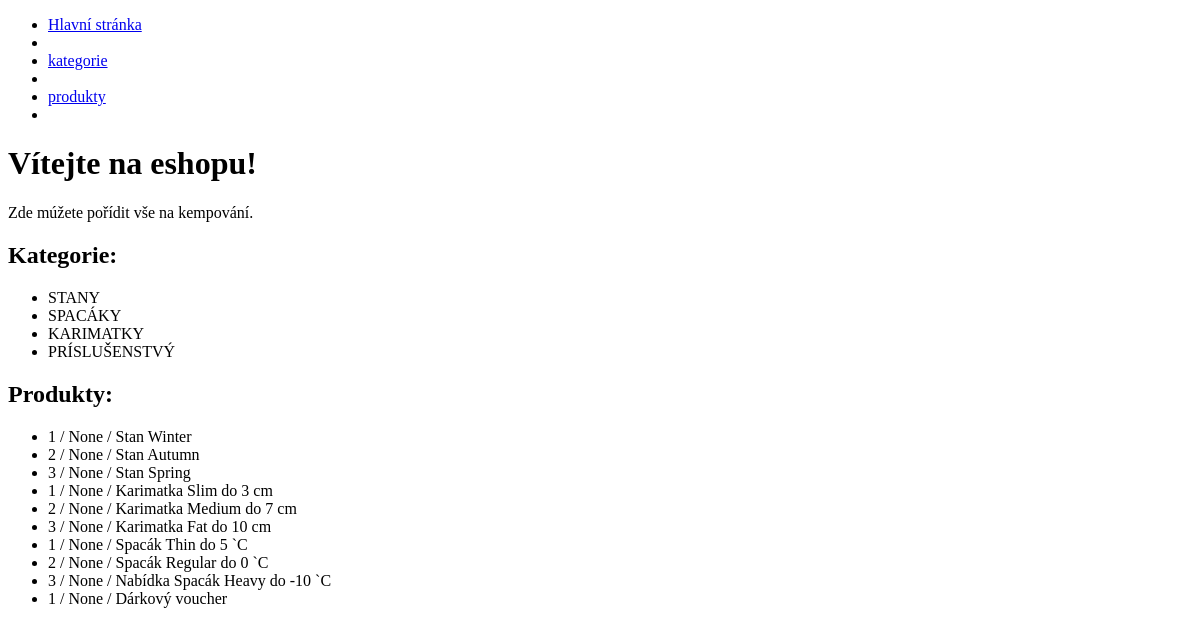
The app's page /, older data.
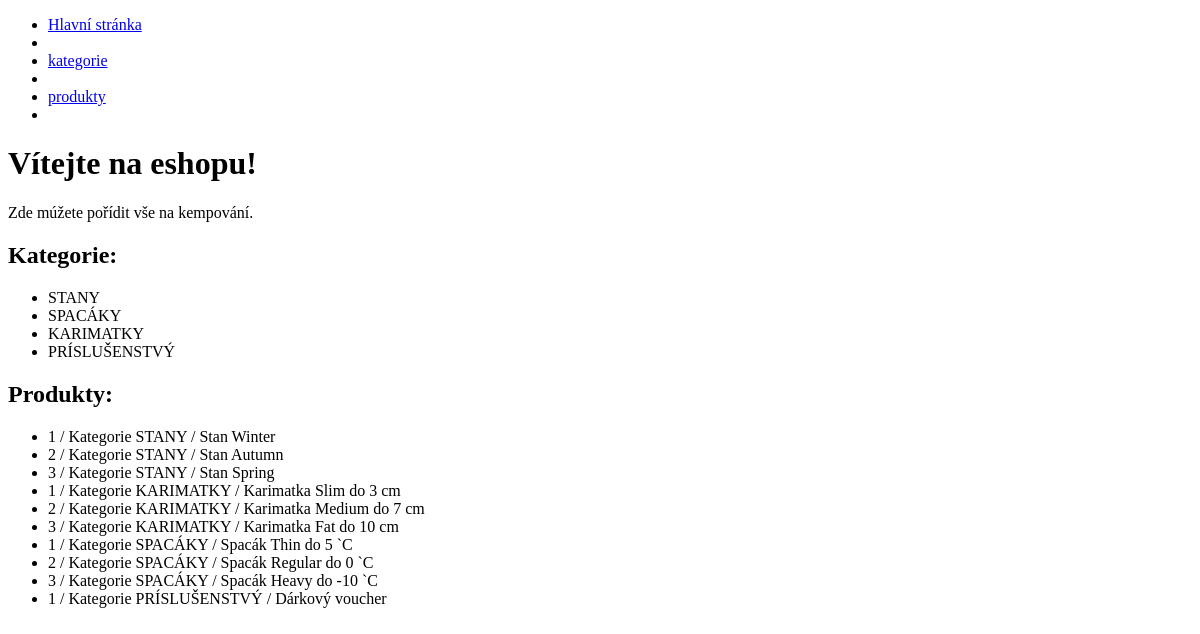
The same page, newer data.
### viewer/models.py (models this page shows, shortened)
class Categorie(models.Model):
    name = models.CharField(max_length=30)
    def __str__(self):
        return f"Kategorie {self.name}"

class Product(models.Model):
    name = models.CharField(max_length=30)
    weight = models.IntegerField()
    price = models.IntegerField()
    brand = models.CharField(max_length=300)
    category_ID = models.IntegerField()
    products_of_categories = models.ForeignKey(Categorie, on_delete=models.DO_NOTHING, null=True)

### viewer/views.py (the view)
# urls.py: path('', MainPageView.as_view(), name='main'),
class MainPageView(TemplateView):
    template_name = 'main.html'
    extra_context = {
    "all_categories": Categorie.objects.all(),
    "all_products": Product.objects.all()
    }

### viewer/templates/main.html
    {% extends 'base.html' %}
    {% block content %}
    <h1>Vítejte na eshopu!</h1>
    <p>Zde múžete pořídit vše na kempování.</p>
    <h2>Kategorie:</h2>
    <ul>
        {% for categorie in all_categories %}
            <li>{{ categorie.name }}</li>
        {% endfor %}
    </ul>
    <h2>Produkty:</h2>
    <ul>
        {% for product in all_products %}
            <li>{{ product.category_ID}} / {{product.products_of_categories}} / {{product.name}}</li>
        {% endfor %}
    </ul>
     {% endblock %}

### viewer/templates/base.html (shortened to what this page needs)
<!DOCTYPE html>
<html lang="en">
<head>
</head>
<body>
<ul>
    <li><a href="{% url 'main' %}">Hlavní stránka</a><li>
    <li><a href="{% url 'kategorie' %}">kategorie</a><li>
    <li><a href="{% url 'produkty' %}">produkty</a><li>
</ul>
{% block content %}
{% endblock %}
</body>
</html>

Row changes from the older to the newer data that the page shows:
changed Product "Stan Winter": products_of_categories "None" → "Kategorie STANY"
changed Product "Stan Autumn": products_of_categories "None" → "Kategorie STANY"
changed Product "Stan Spring": products_of_categories "None" → "Kategorie STANY"
changed Product "Karimatka Slim do 3 cm": products_of_categories "None" → "Kategorie KARIMATKY"
changed Product "Karimatka Medium do 7 cm": products_of_categories "None" → "Kategorie KARIMATKY"
changed Product "Karimatka Fat do 10 cm": products_of_categories "None" → "Kategorie KARIMATKY"
changed Product "Spacák Thin do 5 `C": products_of_categories "None" → "Kategorie SPACÁKY"
changed Product "Spacák Regular do 0 `C": products_of_categories "None" → "Kategorie SPACÁKY"
changed Product: products_of_categories "None" → "Kategorie SPACÁKY"; name "Nabídka Spacák Heavy do -10 `C" → "Spacák Heavy do -10 `C"
changed Product "Dárkový voucher": products_of_categories "None" → "Kategorie PRÍSLUŠENSTVÝ"
